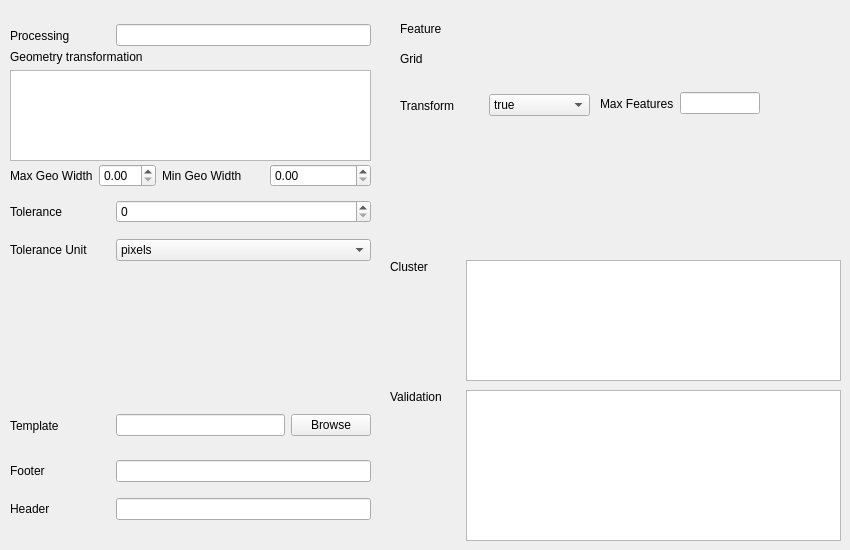
  <widget class="QWidget" name="tab_3">
   <attribute name="title">
    <string>Advanced</string>
   </attribute>
   <widget class="QWidget" name="horizontalLayoutWidget_29">
    <property name="geometry">
     <rect>
      <x>10</x>
      <y>20</y>
      <width>361</width>
      <height>31</height>
     </rect>
    </property>
    <layout class="QHBoxLayout" name="horizontalLayout_30">
     <item>
      <widget class="QLabel" name="mf_processing_label">
       <property name="minimumSize">
        <size>
         <width>100</width>
         <height>0</height>
        </size>
       </property>
       <property name="maximumSize">
        <size>
         <width>100</width>
         <height>16777215</height>
        </size>
       </property>
       <property name="text">
        <string>Processing</string>
       </property>
      </widget>
     </item>
     <item>
      <widget class="QLineEdit" name="mf_processing_edit"/>
     </item>
    </layout>
   </widget>
   <widget class="QWidget" name="horizontalLayoutWidget_10">
    <property name="geometry">
     <rect>
      <x>10</x>
      <y>50</y>
      <width>361</width>
      <height>111</height>
     </rect>
    </property>
    <layout class="QVBoxLayout" name="verticalLayout_5">
     <item>
      <widget class="QLabel" name="mf_geomTransform_label">
       <property name="text">
        <string>Geometry transformation</string>
       </property>
      </widget>
     </item>
     <item>
      <widget class="QTextEdit" name="mf_geomTransform_edit"/>
     </item>
    </layout>
   </widget>
   <widget class="QWidget" name="horizontalLayoutWidget_24">
    <property name="geometry">
     <rect>
      <x>10</x>
      <y>160</y>
      <width>361</width>
      <height>32</height>
     </rect>
    </property>
    <layout class="QHBoxLayout" name="horizontalLayout_25">
     <item>
      <layout class="QHBoxLayout" name="horizontalLayout_24">
       <item>
        <layout class="QHBoxLayout" name="horizontalLayout_22">
         <item>
          <widget class="QLabel" name="mf_maxGeoWidth_label">
           <property name="text">
            <string>Max Geo Width</string>
           </property>
          </widget>
         </item>
         <item>
          <widget class="QDoubleSpinBox" name="mf_maxGeoWidth_box"/>
         </item>
        </layout>
       </item>
       <item>
        <widget class="QLabel" name="mf_minGeoWidth_label">
         <property name="text">
          <string>Min Geo Width</string>
         </property>
        </widget>
       </item>
       <item>
        <widget class="QDoubleSpinBox" name="mf_minGeoWidth_box"/>
       </item>
      </layout>
     </item>
    </layout>
   </widget>
   <widget class="QWidget" name="verticalLayoutWidget_4">
    <property name="geometry">
     <rect>
      <x>10</x>
      <y>450</y>
      <width>361</width>
      <height>80</height>
     </rect>
    </property>
    <layout class="QVBoxLayout" name="verticalLayout_4">
     <item>
      <layout class="QHBoxLayout" name="horizontalLayout_11">
       <item>
        <widget class="QLabel" name="mf_footer_label">
         <property name="minimumSize">
          <size>
           <width>100</width>
           <height>0</height>
          </size>
         </property>
         <property name="maximumSize">
          <size>
           <width>100</width>
           <height>16777215</height>
          </size>
         </property>
         <property name="text">
          <string>Footer</string>
         </property>
        </widget>
       </item>
       <item>
        <widget class="QLineEdit" name="mf_footer_value"/>
       </item>
      </layout>
     </item>
     <item>
      <layout class="QHBoxLayout" name="horizontalLayout_10">
       <item>
        <widget class="QLabel" name="mf_header_label">
         <property name="minimumSize">
          <size>
           <width>100</width>
           <height>0</height>
          </size>
         </property>
         <property name="maximumSize">
          <size>
           <width>100</width>
           <height>16777215</height>
          </size>
         </property>
         <property name="text">
          <string>Header</string>
         </property>
        </widget>
       </item>
       <item>
        <widget class="QLineEdit" name="mf_header_value"/>
       </item>
      </layout>
     </item>
    </layout>
   </widget>
   <widget class="QLabel" name="mf_grid_label">
    <property name="geometry">
     <rect>
      <x>400</x>
      <y>50</y>
      <width>62</width>
      <height>17</height>
     </rect>
    </property>
    <property name="text">
     <string>Grid</string>
    </property>
   </widget>
   <widget class="QLabel" name="mf_Feature_label">
    <property name="geometry">
     <rect>
      <x>400</x>
      <y>20</y>
      <width>62</width>
      <height>17</height>
     </rect>
    </property>
    <property name="text">
     <string>Feature</string>
    </property>
   </widget>
   <widget class="QWidget" name="horizontalLayoutWidget_9">
    <property name="geometry">
     <rect>
      <x>10</x>
      <y>410</y>
      <width>361</width>
      <height>31</height>
     </rect>
    </property>
    <layout class="QHBoxLayout" name="horizontalLayout_34">
     <item>
      <widget class="QLabel" name="mf_template_label">
       <property name="minimumSize">
        <size>
         <width>100</width>
         <height>0</height>
        </size>
       </property>
       <property name="maximumSize">
        <size>
         <width>100</width>
         <height>16777215</height>
        </size>
       </property>
       <property name="text">
        <string>Template</string>
       </property>
      </widget>
     </item>
     <item>
      <widget class="QLineEdit" name="mf_template_edit"/>
     </item>
     <item>
      <widget class="QPushButton" name="mf_template_button">
       <property name="text">
        <string>Browse</string>
       </property>
      </widget>
     </item>
    </layout>
   </widget>
   <widget class="QWidget" name="verticalLayoutWidget_2">
    <property name="geometry">
     <rect>
      <x>10</x>
      <y>190</y>
      <width>361</width>
      <height>81</height>
     </rect>
    </property>
    <layout class="QVBoxLayout" name="verticalLayout_11">
     <item>
      <layout class="QHBoxLayout" name="horizontalLayout_35">
       <item>
        <widget class="QLabel" name="mf_tolerance_label">
         <property name="minimumSize">
          <size>
           <width>100</width>
           <height>0</height>
          </size>
         </property>
         <property name="maximumSize">
          <size>
           <width>100</width>
           <height>16777215</height>
          </size>
         </property>
         <property name="text">
          <string>Tolerance</string>
         </property>
        </widget>
       </item>
       <item>
        <widget class="QSpinBox" name="mf_tolerance_box"/>
       </item>
      </layout>
     </item>
     <item>
      <layout class="QHBoxLayout" name="horizontalLayout_36">
       <item>
        <widget class="QLabel" name="mf_toleranceUnit_label">
         <property name="minimumSize">
          <size>
           <width>100</width>
           <height>0</height>
          </size>
         </property>
         <property name="maximumSize">
          <size>
           <width>100</width>
           <height>16777215</height>
          </size>
         </property>
         <property name="text">
          <string>Tolerance Unit</string>
         </property>
        </widget>
       </item>
       <item>
        <widget class="QComboBox" name="mf_toleranceUnit_combo">
         <item>
          <property name="text">
           <string>pixels</string>
          </property>
         </item>
         <item>
          <property name="text">
           <string>feet</string>
          </property>
         </item>
         <item>
          <property name="text">
           <string>inches</string>
          </property>
         </item>
         <item>
          <property name="text">
           <string>kilometers</string>
          </property>
         </item>
         <item>
          <property name="text">
           <string>meters</string>
          </property>
         </item>
         <item>
          <property name="text">
           <string>miles</string>
          </property>
         </item>
         <item>
          <property name="text">
           <string>nauticalmiles</string>
          </property>
         </item>
         <item>
          <property name="text">
           <string>dd</string>
          </property>
         </item>
        </widget>
       </item>
      </layout>
     </item>
    </layout>
   </widget>
   <widget class="QWidget" name="horizontalLayoutWidget_13">
    <property name="geometry">
     <rect>
      <x>400</x>
      <y>90</y>
      <width>190</width>
      <height>31</height>
     </rect>
    </property>
    <layout class="QHBoxLayout" name="horizontalLayout_37">
     <item>
      <widget class="QLabel" name="mf_transform_label">
       <property name="text">
        <string>Transform</string>
       </property>
      </widget>
     </item>
     <item>
      <widget class="QComboBox" name="comboBox">
       <item>
        <property name="text">
         <string>true</string>
        </property>
       </item>
       <item>
        <property name="text">
         <string>false</string>
        </property>
       </item>
       <item>
        <property name="text">
         <string>upper left</string>
        </property>
       </item>
       <item>
        <property name="text">
         <string>upper center</string>
        </property>
       </item>
       <item>
        <property name="text">
         <string>upper right</string>
        </property>
       </item>
       <item>
        <property name="text">
         <string>middle left</string>
        </property>
       </item>
       <item>
        <property name="text">
         <string>center center</string>
        </property>
       </item>
       <item>
        <property name="text">
         <string>middle right</string>
        </property>
       </item>
       <item>
        <property name="text">
         <string>lower left</string>
        </property>
       </item>
       <item>
        <property name="text">
         <string>lower center</string>
        </property>
       </item>
       <item>
        <property name="text">
         <string>lower right</string>
        </property>
       </item>
      </widget>
     </item>
    </layout>
   </widget>
   <widget class="QWidget" name="horizontalLayoutWidget_30">
    <property name="geometry">
     <rect>
      <x>390</x>
      <y>390</y>
      <width>451</width>
      <height>151</height>
     </rect>
    </property>
    <layout class="QHBoxLayout" name="horizontalLayout_41">
     <item>
      <widget class="QLabel" name="mf_validation_label">
       <property name="minimumSize">
        <size>
         <width>70</width>
         <height>0</height>
        </size>
       </property>
       <property name="maximumSize">
        <size>
         <width>70</width>
         <height>16777215</height>
        </size>
       </property>
       <property name="text">
        <string>Validation</string>
       </property>
       <property name="alignment">
        <set>Qt::AlignLeading|Qt::AlignLeft|Qt::AlignTop</set>
       </property>
      </widget>
     </item>
     <item>
      <widget class="QTableView" name="mf_validation_table">
       <property name="alternatingRowColors">
        <bool>true</bool>
       </property>
       <property name="selectionBehavior">
        <enum>QAbstractItemView::SelectRows</enum>
       </property>
       <property name="sortingEnabled">
        <bool>true</bool>
       </property>
      </widget>
     </item>
    </layout>
   </widget>
   <widget class="QWidget" name="horizontalLayoutWidget_33">
    <property name="geometry">
     <rect>
      <x>390</x>
      <y>260</y>
      <width>451</width>
      <height>121</height>
     </rect>
    </property>
    <layout class="QHBoxLayout" name="horizontalLayout_44">
     <item>
      <widget class="QLabel" name="mf_cluster_label">
       <property name="minimumSize">
        <size>
         <width>70</width>
         <height>0</height>
        </size>
       </property>
       <property name="maximumSize">
        <size>
         <width>70</width>
         <height>16777215</height>
        </size>
       </property>
       <property name="text">
        <string>Cluster</string>
       </property>
       <property name="alignment">
        <set>Qt::AlignLeading|Qt::AlignLeft|Qt::AlignTop</set>
       </property>
      </widget>
     </item>
     <item>
      <widget class="QTableView" name="mf_cluster_table"/>
     </item>
    </layout>
   </widget>
   <widget class="QWidget" name="horizontalLayoutWidget_20">
    <property name="geometry">
     <rect>
      <x>600</x>
      <y>90</y>
      <width>160</width>
      <height>27</height>
     </rect>
    </property>
    <layout class="QHBoxLayout" name="horizontalLayout_21">
     <item>
      <widget class="QLabel" name="mf_maxFeatures_label">
       <property name="text">
        <string>Max Features</string>
       </property>
      </widget>
     </item>
     <item>
      <widget class="QLineEdit" name="mf_maxFeatures_edit"/>
     </item>
    </layout>
   </widget>
  </widget>
